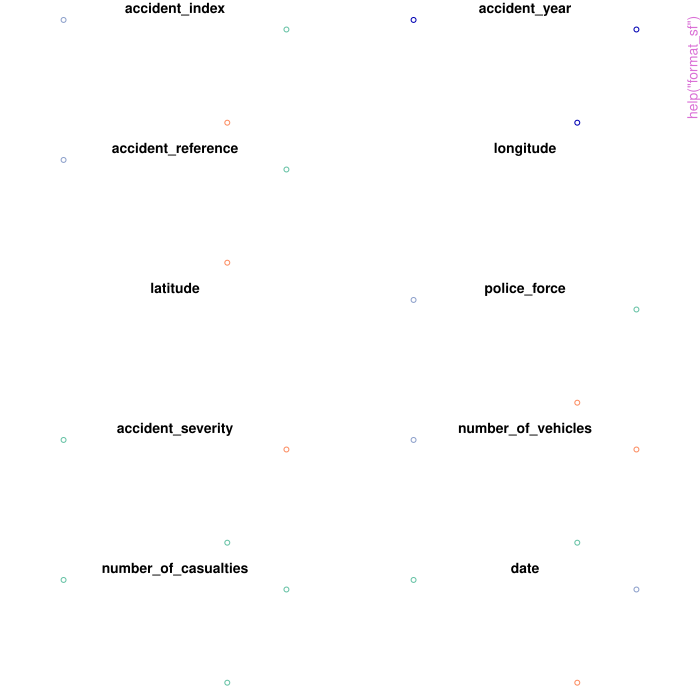

This chart was generated by the following R code:
pkgname <- "stats19"
source(file.path(R.home("share"), "R", "examples-header.R"))
options(warn = 1)
library('stats19')

base::assign(".oldSearch", base::search(), pos = 'CheckExEnv')
base::assign(".old_wd", base::getwd(), pos = 'CheckExEnv')
cleanEx()
nameEx("accidents_sample")
### * accidents_sample

flush(stderr()); flush(stdout())

### Name: accidents_sample
### Title: Sample of stats19 data (2022 collisions)
### Aliases: accidents_sample accidents_sample_raw
### Keywords: datasets

### ** Examples




cleanEx()
nameEx("casualties_sample")
### * casualties_sample

flush(stderr()); flush(stdout())

### Name: casualties_sample
### Title: Sample of stats19 data (2022 casualties)
### Aliases: casualties_sample casualties_sample_raw
### Keywords: datasets

### ** Examples




cleanEx()
nameEx("clean_make")
### * clean_make

flush(stderr()); flush(stdout())

### Name: clean_make
### Title: Clean vehicle make
### Aliases: clean_make

### ** Examples

clean_make(c("VW", "Mercedez"))
clean_make(c("FORD FIESTA", "LAND ROVER DISCOVERY"), extract_make = TRUE)



cleanEx()
nameEx("clean_make_model")
### * clean_make_model

flush(stderr()); flush(stdout())

### Name: clean_make_model
### Title: Clean vehicle make and model
### Aliases: clean_make_model

### ** Examples

clean_make_model(c("FORD FIESTA", "BMW 3 SERIES"))



cleanEx()
nameEx("clean_model")
### * clean_model

flush(stderr()); flush(stdout())

### Name: clean_model
### Title: Clean vehicle model
### Aliases: clean_model

### ** Examples

clean_model(c("FORD FIESTA", "BMW 3 SERIES"))



cleanEx()
nameEx("dl_stats19")
### * dl_stats19

flush(stderr()); flush(stdout())

### Name: dl_stats19
### Title: Download STATS19 data for a year
### Aliases: dl_stats19

### ** Examples




cleanEx()
nameEx("extract_make_stats19")
### * extract_make_stats19

flush(stderr()); flush(stdout())

### Name: extract_make_stats19
### Title: Extract vehicle make from generic make/model string
### Aliases: extract_make_stats19

### ** Examples

extract_make_stats19(c("FORD FIESTA", "LAND ROVER DISCOVERY"))



cleanEx()
nameEx("file_names")
### * file_names

flush(stderr()); flush(stdout())

### Name: file_names
### Title: stats19 file names for easy access
### Aliases: file_names file_names_old
### Keywords: datasets

### ** Examples

head(file_names)



cleanEx()
nameEx("find_file_name")
### * find_file_name

flush(stderr()); flush(stdout())

### Name: find_file_name
### Title: Find file names within stats19::file_names.
### Aliases: find_file_name

### ** Examples

find_file_name(2016)
find_file_name(2016, type = "collision")
find_file_name(1985, type = "collision")
find_file_name(type = "cas")
find_file_name(type = "collision")



cleanEx()
nameEx("format_casualties")
### * format_casualties

flush(stderr()); flush(stdout())

### Name: format_casualties
### Title: Format STATS19 casualties
### Aliases: format_casualties

### ** Examples




cleanEx()
nameEx("format_collisions")
### * format_collisions

flush(stderr()); flush(stdout())

### Name: format_collisions
### Title: Format STATS19 'collisions' data
### Aliases: format_collisions

### ** Examples




cleanEx()
nameEx("format_column_names")
### * format_column_names

flush(stderr()); flush(stdout())

### Name: format_column_names
### Title: Format column names of raw STATS19 data
### Aliases: format_column_names

### ** Examples




cleanEx()
nameEx("format_ppp")
### * format_ppp

flush(stderr()); flush(stdout())

### Name: format_ppp
### Title: Convert STATS19 data into ppp (spatstat) format.
### Aliases: format_ppp

### ** Examples

if (requireNamespace("spatstat.geom", quietly = TRUE)) {
  x_ppp = format_ppp(accidents_sample)
  x_ppp
}




cleanEx()
nameEx("format_sf")
### * format_sf

flush(stderr()); flush(stdout())

### Name: format_sf
### Title: Format convert STATS19 data into spatial (sf) object
### Aliases: format_sf

### ** Examples

x_sf = format_sf(accidents_sample)
sf:::plot.sf(x_sf)



cleanEx()
nameEx("format_vehicles")
### * format_vehicles

flush(stderr()); flush(stdout())

### Name: format_vehicles
### Title: Format STATS19 vehicles data
### Aliases: format_vehicles

### ** Examples




cleanEx()
nameEx("get_MOT")
### * get_MOT

flush(stderr()); flush(stdout())

### Name: get_MOT
### Title: Download vehicle data from the DVSA MOT API using VRM.
### Aliases: get_MOT

### ** Examples




cleanEx()
nameEx("get_ULEZ")
### * get_ULEZ

flush(stderr()); flush(stdout())

### Name: get_ULEZ
### Title: Download DVLA-based vehicle data from the TfL API using VRM.
### Aliases: get_ULEZ

### ** Examples




cleanEx()
nameEx("get_data_directory")
### * get_data_directory

flush(stderr()); flush(stdout())

### Name: get_data_directory
### Title: Get data download dir
### Aliases: get_data_directory

### ** Examples

# get_data_directory()



cleanEx()
nameEx("get_stats19")
### * get_stats19

flush(stderr()); flush(stdout())

### Name: get_stats19
### Title: Download, read and format STATS19 data in one function.
### Aliases: get_stats19

### ** Examples




cleanEx()
nameEx("get_stats19_adjustments")
### * get_stats19_adjustments

flush(stderr()); flush(stdout())

### Name: get_stats19_adjustments
### Title: Download and read-in severity adjustment factors
### Aliases: get_stats19_adjustments

### ** Examples

## Not run: 
##D if(curl::has_internet()) {
##D adjustment = get_stats19_adjustments()
##D }
## End(Not run)



cleanEx()
nameEx("get_url")
### * get_url

flush(stderr()); flush(stdout())

### Name: get_url
### Title: Convert file names to urls
### Aliases: get_url

### ** Examples

# get_url(find_file_name(1985))



cleanEx()
nameEx("locate_one_file")
### * locate_one_file

flush(stderr()); flush(stdout())

### Name: locate_one_file
### Title: Pin down a file on disk from four parameters.
### Aliases: locate_one_file

### ** Examples




cleanEx()
nameEx("match_tag")
### * match_tag

flush(stderr()); flush(stdout())

### Name: match_tag
### Title: Match STATS19 collisions with TAG (RAS4001) cost estimates
### Aliases: match_tag

### ** Examples

## Not run: 
##D   # Simple severity-based matching
##D   match_tag(stats19_df, match_with = "severity")
##D 
##D   # Severity + road type
##D   match_tag(stats19_df, match_with = "severity_road")
##D 
##D   # Using ONS Built-Up Areas, with motorway override
##D   match_tag(
##D     stats19_df,
##D     match_with = "severity_road_bua",
##D     include_motorway_bua = TRUE
##D   )
##D 
##D   # Summarised totals
##D   match_tag(stats19_df, match_with = "severity", summarise = TRUE)
## End(Not run)




cleanEx()
nameEx("phrase")
### * phrase

flush(stderr()); flush(stdout())

### Name: phrase
### Title: Generate a phrase for data download purposes
### Aliases: phrase

### ** Examples

stats19:::phrase()



cleanEx()
nameEx("police_boundaries")
### * police_boundaries

flush(stderr()); flush(stdout())

### Name: police_boundaries
### Title: Police force boundaries in England (2016)
### Aliases: police_boundaries
### Keywords: datasets

### ** Examples

nrow(police_boundaries)
police_boundaries[police_boundaries$pfa16nm == "West Yorkshire", ]
sf:::plot.sf(police_boundaries)



cleanEx()
nameEx("read_casualties")
### * read_casualties

flush(stderr()); flush(stdout())

### Name: read_casualties
### Title: Read in STATS19 road safety data from .csv files downloaded.
### Aliases: read_casualties

### ** Examples




cleanEx()
nameEx("read_collisions")
### * read_collisions

flush(stderr()); flush(stdout())

### Name: read_collisions
### Title: Read in STATS19 road safety data from .csv files downloaded.
### Aliases: read_collisions

### ** Examples




cleanEx()
nameEx("read_vehicles")
### * read_vehicles

flush(stderr()); flush(stdout())

### Name: read_vehicles
### Title: Read in stats19 road safety data from .csv files downloaded.
### Aliases: read_vehicles

### ** Examples




cleanEx()
nameEx("select_file")
### * select_file

flush(stderr()); flush(stdout())

### Name: select_file
### Title: Interactively select from options
### Aliases: select_file

### ** Examples

# fnames = c("f1", "f2")
# stats19:::select_file(fnames)



cleanEx()
nameEx("set_data_directory")
### * set_data_directory

flush(stderr()); flush(stdout())

### Name: set_data_directory
### Title: Set data download dir
### Aliases: set_data_directory

### ** Examples

# set_data_directory("MY_PATH")



cleanEx()
nameEx("vehicles_sample")
### * vehicles_sample

flush(stderr()); flush(stdout())

### Name: vehicles_sample
### Title: Sample of stats19 data (2022 vehicles)
### Aliases: vehicles_sample vehicles_sample_raw
### Keywords: datasets

### ** Examples




### * <FOOTER>
###
cleanEx()
options(digits = 7L)
base::cat("Time elapsed: ", proc.time() - base::get("ptime", pos = 'CheckExEnv'),"\n")
grDevices::dev.off()
###
### Local variables: ***
### mode: outline-minor ***
### outline-regexp: "\\(> \\)?### [*]+" ***
### End: ***
quit('no')
